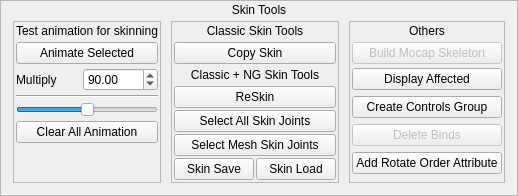
         <widget class="QFrame" name="frame_24">
          <property name="minimumSize">
           <size>
            <width>0</width>
            <height>0</height>
           </size>
          </property>
          <property name="frameShape">
           <enum>QFrame::StyledPanel</enum>
          </property>
          <property name="frameShadow">
           <enum>QFrame::Plain</enum>
          </property>
          <layout class="QVBoxLayout" name="verticalLayout_66">
           <property name="spacing">
            <number>4</number>
           </property>
           <property name="leftMargin">
            <number>2</number>
           </property>
           <property name="topMargin">
            <number>2</number>
           </property>
           <property name="rightMargin">
            <number>2</number>
           </property>
           <property name="bottomMargin">
            <number>2</number>
           </property>
           <item>
            <widget class="QLabel" name="skinTools_label">
             <property name="text">
              <string>Skin Tools</string>
             </property>
             <property name="alignment">
              <set>Qt::AlignCenter</set>
             </property>
             <property name="margin">
              <number>2</number>
             </property>
            </widget>
           </item>
           <item>
            <widget class="QFrame" name="skinTools_groupFrame">
             <property name="frameShape">
              <enum>QFrame::NoFrame</enum>
             </property>
             <property name="frameShadow">
              <enum>QFrame::Raised</enum>
             </property>
             <layout class="QVBoxLayout" name="verticalLayout_67">
              <property name="spacing">
               <number>4</number>
              </property>
              <property name="leftMargin">
               <number>0</number>
              </property>
              <property name="topMargin">
               <number>0</number>
              </property>
              <property name="rightMargin">
               <number>0</number>
              </property>
              <property name="bottomMargin">
               <number>0</number>
              </property>
              <item>
               <layout class="QHBoxLayout" name="horizontalLayout_42" stretch="1,1,1">
                <property name="spacing">
                 <number>10</number>
                </property>
                <property name="leftMargin">
                 <number>10</number>
                </property>
                <property name="rightMargin">
                 <number>10</number>
                </property>
                <property name="bottomMargin">
                 <number>10</number>
                </property>
                <item>
                 <widget class="QFrame" name="frame_13">
                  <property name="frameShape">
                   <enum>QFrame::StyledPanel</enum>
                  </property>
                  <property name="frameShadow">
                   <enum>QFrame::Plain</enum>
                  </property>
                  <layout class="QVBoxLayout" name="verticalLayout_45">
                   <property name="spacing">
                    <number>4</number>
                   </property>
                   <property name="leftMargin">
                    <number>2</number>
                   </property>
                   <property name="topMargin">
                    <number>2</number>
                   </property>
                   <property name="rightMargin">
                    <number>2</number>
                   </property>
                   <property name="bottomMargin">
                    <number>2</number>
                   </property>
                   <item>
                    <widget class="QLabel" name="commonOptions_label_2">
                     <property name="text">
                      <string>Test animation for skinning</string>
                     </property>
                     <property name="alignment">
                      <set>Qt::AlignCenter</set>
                     </property>
                    </widget>
                   </item>
                   <item>
                    <widget class="QPushButton" name="testAnimate_btn">
                     <property name="text">
                      <string>Animate Selected</string>
                     </property>
                    </widget>
                   </item>
                   <item>
                    <layout class="QHBoxLayout" name="horizontalLayout_33">
                     <property name="spacing">
                      <number>2</number>
                     </property>
                     <item>
                      <widget class="QLabel" name="label_26">
                       <property name="text">
                        <string>Multiply</string>
                       </property>
                      </widget>
                     </item>
                     <item>
                      <widget class="QDoubleSpinBox" name="mult_doubleSpinBox">
                       <property name="minimum">
                        <double>-1000.000000000000000</double>
                       </property>
                       <property name="maximum">
                        <double>1000.000000000000000</double>
                       </property>
                       <property name="value">
                        <double>90.000000000000000</double>
                       </property>
                      </widget>
                     </item>
                    </layout>
                   </item>
                   <item>
                    <widget class="Line" name="line_7">
                     <property name="orientation">
                      <enum>Qt::Horizontal</enum>
                     </property>
                    </widget>
                   </item>
                   <item>
                    <widget class="QSlider" name="mult_horizontalSlider">
                     <property name="maximum">
                      <number>180</number>
                     </property>
                     <property name="value">
                      <number>90</number>
                     </property>
                     <property name="orientation">
                      <enum>Qt::Horizontal</enum>
                     </property>
                     <property name="invertedAppearance">
                      <bool>false</bool>
                     </property>
                     <property name="invertedControls">
                      <bool>false</bool>
                     </property>
                    </widget>
                   </item>
                   <item>
                    <widget class="QPushButton" name="clearAnim_btn">
                     <property name="text">
                      <string>Clear All Animation</string>
                     </property>
                    </widget>
                   </item>
                   <item>
                    <spacer name="verticalSpacer_11">
                     <property name="orientation">
                      <enum>Qt::Vertical</enum>
                     </property>
                     <property name="sizeHint" stdset="0">
                      <size>
                       <width>20</width>
                       <height>0</height>
                      </size>
                     </property>
                    </spacer>
                   </item>
                  </layout>
                 </widget>
                </item>
                <item>
                 <layout class="QVBoxLayout" name="verticalLayout_68">
                  <property name="spacing">
                   <number>2</number>
                  </property>
                  <item>
                   <widget class="QFrame" name="frame_14">
                    <property name="enabled">
                     <bool>true</bool>
                    </property>
                    <property name="frameShape">
                     <enum>QFrame::StyledPanel</enum>
                    </property>
                    <property name="frameShadow">
                     <enum>QFrame::Plain</enum>
                    </property>
                    <layout class="QVBoxLayout" name="verticalLayout_47">
                     <property name="spacing">
                      <number>4</number>
                     </property>
                     <property name="leftMargin">
                      <number>2</number>
                     </property>
                     <property name="topMargin">
                      <number>2</number>
                     </property>
                     <property name="rightMargin">
                      <number>2</number>
                     </property>
                     <property name="bottomMargin">
                      <number>2</number>
                     </property>
                     <item>
                      <widget class="QLabel" name="commonOptions_label_9">
                       <property name="text">
                        <string>Classic Skin Tools</string>
                       </property>
                       <property name="alignment">
                        <set>Qt::AlignCenter</set>
                       </property>
                      </widget>
                     </item>
                     <item>
                      <widget class="QPushButton" name="copySkin_btn">
                       <property name="text">
                        <string>Copy Skin</string>
                       </property>
                      </widget>
                     </item>
                     <item>
                      <widget class="QLabel" name="commonOptions_label_3">
                       <property name="text">
                        <string>Classic + NG Skin Tools</string>
                       </property>
                       <property name="alignment">
                        <set>Qt::AlignCenter</set>
                       </property>
                      </widget>
                     </item>
                     <item>
                      <widget class="QFrame" name="commonOptions_groupFrame_3">
                       <property name="frameShape">
                        <enum>QFrame::NoFrame</enum>
                       </property>
                       <property name="frameShadow">
                        <enum>QFrame::Raised</enum>
                       </property>
                       <layout class="QVBoxLayout" name="verticalLayout_48">
                        <property name="spacing">
                         <number>2</number>
                        </property>
                        <property name="leftMargin">
                         <number>0</number>
                        </property>
                        <property name="topMargin">
                         <number>0</number>
                        </property>
                        <property name="rightMargin">
                         <number>0</number>
                        </property>
                        <property name="bottomMargin">
                         <number>0</number>
                        </property>
                        <item>
                         <widget class="QPushButton" name="reskin_btn">
                          <property name="text">
                           <string>ReSkin</string>
                          </property>
                         </widget>
                        </item>
                        <item>
                         <widget class="QPushButton" name="selectAllJoints_btn">
                          <property name="text">
                           <string>Select All Skin Joints</string>
                          </property>
                         </widget>
                        </item>
                        <item>
                         <widget class="QPushButton" name="selectMeshSkinJoints_btn">
                          <property name="text">
                           <string>Select Mesh Skin Joints</string>
                          </property>
                         </widget>
                        </item>
                        <item>
                         <layout class="QHBoxLayout" name="horizontalLayout_14">
                          <property name="spacing">
                           <number>2</number>
                          </property>
                          <item>
                           <widget class="QPushButton" name="skinSave_btn">
                            <property name="text">
                             <string>Skin Save</string>
                            </property>
                           </widget>
                          </item>
                          <item>
                           <widget class="QPushButton" name="skinLoad_btn">
                            <property name="text">
                             <string>Skin Load</string>
                            </property>
                           </widget>
                          </item>
                         </layout>
                        </item>
                        <item>
                         <spacer name="verticalSpacer_10">
                          <property name="orientation">
                           <enum>Qt::Vertical</enum>
                          </property>
                          <property name="sizeHint" stdset="0">
                           <size>
                            <width>20</width>
                            <height>0</height>
                           </size>
                          </property>
                         </spacer>
                        </item>
                       </layout>
                      </widget>
                     </item>
                    </layout>
                   </widget>
                  </item>
                 </layout>
                </item>
                <item>
                 <widget class="QFrame" name="frame_27">
                  <property name="enabled">
                   <bool>true</bool>
                  </property>
                  <property name="frameShape">
                   <enum>QFrame::StyledPanel</enum>
                  </property>
                  <property name="frameShadow">
                   <enum>QFrame::Plain</enum>
                  </property>
                  <layout class="QVBoxLayout" name="verticalLayout_70">
                   <property name="spacing">
                    <number>4</number>
                   </property>
                   <property name="leftMargin">
                    <number>2</number>
                   </property>
                   <property name="topMargin">
                    <number>2</number>
                   </property>
                   <property name="rightMargin">
                    <number>2</number>
                   </property>
                   <property name="bottomMargin">
                    <number>2</number>
                   </property>
                   <item>
                    <widget class="QLabel" name="commonOptions_label_5">
                     <property name="text">
                      <string>Others</string>
                     </property>
                     <property name="alignment">
                      <set>Qt::AlignCenter</set>
                     </property>
                    </widget>
                   </item>
                   <item>
                    <widget class="QPushButton" name="buildMocapSkeleton_btn">
                     <property name="enabled">
                      <bool>false</bool>
                     </property>
                     <property name="text">
                      <string>Build Mocap Skeleton</string>
                     </property>
                    </widget>
                   </item>
                   <item>
                    <widget class="QFrame" name="commonOptions_groupFrame_5">
                     <property name="frameShape">
                      <enum>QFrame::NoFrame</enum>
                     </property>
                     <property name="frameShadow">
                      <enum>QFrame::Raised</enum>
                     </property>
                     <layout class="QVBoxLayout" name="verticalLayout_71">
                      <property name="spacing">
                       <number>6</number>
                      </property>
                      <property name="leftMargin">
                       <number>0</number>
                      </property>
                      <property name="topMargin">
                       <number>0</number>
                      </property>
                      <property name="rightMargin">
                       <number>0</number>
                      </property>
                      <property name="bottomMargin">
                       <number>0</number>
                      </property>
                      <item>
                       <widget class="QPushButton" name="displayAffected_btn">
                        <property name="enabled">
                         <bool>true</bool>
                        </property>
                        <property name="text">
                         <string>Display Affected</string>
                        </property>
                       </widget>
                      </item>
                      <item>
                       <widget class="QPushButton" name="createControlGroup_btn">
                        <property name="enabled">
                         <bool>true</bool>
                        </property>
                        <property name="minimumSize">
                         <size>
                          <width>0</width>
                          <height>0</height>
                         </size>
                        </property>
                        <property name="text">
                         <string>Create Controls Group</string>
                        </property>
                       </widget>
                      </item>
                      <item>
                       <widget class="QPushButton" name="deleteBinds_btn_2">
                        <property name="enabled">
                         <bool>false</bool>
                        </property>
                        <property name="minimumSize">
                         <size>
                          <width>0</width>
                          <height>0</height>
                         </size>
                        </property>
                        <property name="text">
                         <string>Delete Binds</string>
                        </property>
                       </widget>
                      </item>
                      <item>
                       <widget class="QPushButton" name="addRotateOrder_btn">
                        <property name="text">
                         <string>Add Rotate Order Attribute</string>
                        </property>
                       </widget>
                      </item>
                      <item>
                       <spacer name="verticalSpacer_14">
                        <property name="orientation">
                         <enum>Qt::Vertical</enum>
                        </property>
                        <property name="sizeHint" stdset="0">
                         <size>
                          <width>20</width>
                          <height>0</height>
                         </size>
                        </property>
                       </spacer>
                      </item>
                     </layout>
                    </widget>
                   </item>
                  </layout>
                 </widget>
                </item>
               </layout>
              </item>
             </layout>
            </widget>
           </item>
          </layout>
         </widget>
